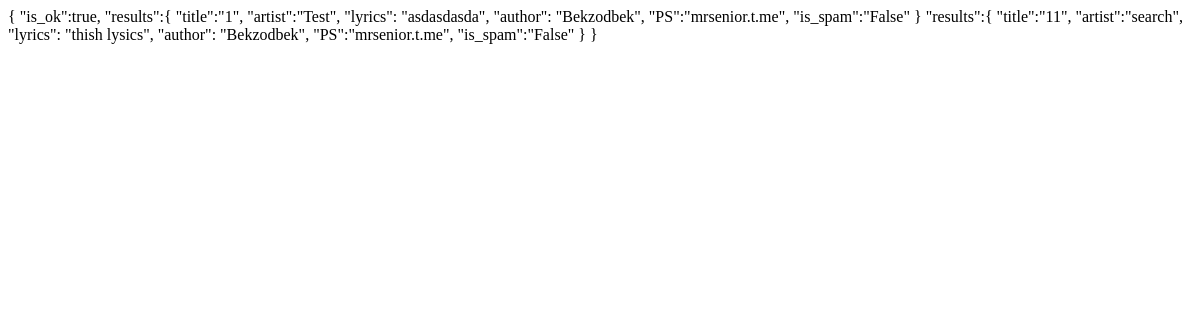
Before: /results/ with the older database file.
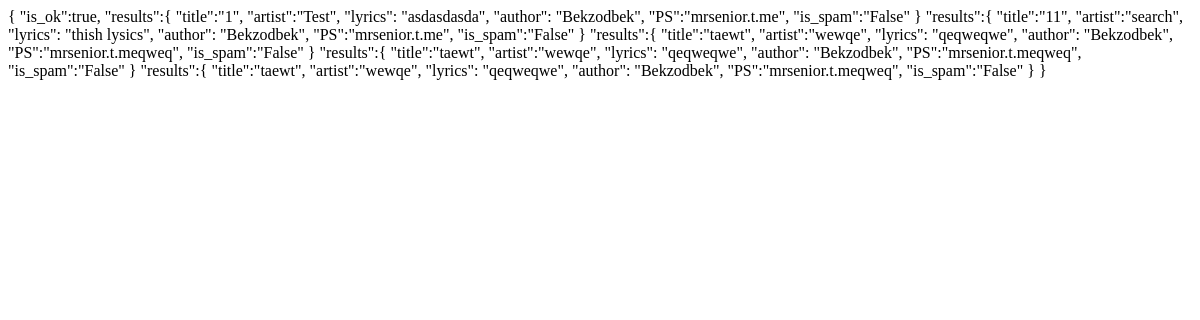
After: the same page with the newer database file.
### api/models.py (models this page shows, shortened)
class Api(models.Model):
    author = models.ForeignKey(MyUser, on_delete=models.CASCADE)
    title = models.CharField(max_length=30)
    artist = models.CharField(max_length=200)
    lyrics = models.TextField(max_length=70000)
    ps = models.CharField(max_length=50, default="mrsenior.t.me")
    spam = models.BooleanField(default=False)

class MyUser(AbstractUser):
    is_organiser = models.BooleanField(default=False)
    is_agent = models.BooleanField(default=False)

### api/views.py (the view)
# urls.py: path("results/", search_view, name="search"),
def search_view(request):
    get = request.GET.get("search", "")
    if 'search' in request.GET:
        search = request.GET['search']
        full_search = Q(Q(artist__icontains=search) | Q(Q(title__icontains=search)))
        api = Api.objects.filter(full_search)[:1]
    else:
        api = Api.objects.all()
    context = {
        "api":api,
        "get":get
    }
    return render(request, "pages/results.html", context)

### templates/pages/results.html (shortened to what this page needs)
{% if api %}
    {% for a in api %}
    "results":{
        "title":"{{ a.title }}",
        "artist":"{{ a.artist }}",
        "lyrics": "{{ a.lyrics }}",
        "author": "{{ a.author }}",
        "PS":"{{ a.ps }}",
        "is_spam":"{{ a.spam }}"
    }
    {% endfor %}
}
{%endif %}

Changed rows visible on the page:
added Api: title "taewt", artist "wewqe", lyrics "qeqweqwe", author "Bekzodbek", ps "mrsenior.t.meqweq", spam "False"
added Api: title "taewt", artist "wewqe", lyrics "qeqweqwe", author "Bekzodbek", ps "mrsenior.t.meqweq", spam "False"
added Api: title "taewt", artist "wewqe", lyrics "qeqweqwe", author "Bekzodbek", ps "mrsenior.t.meqweq", spam "False"
